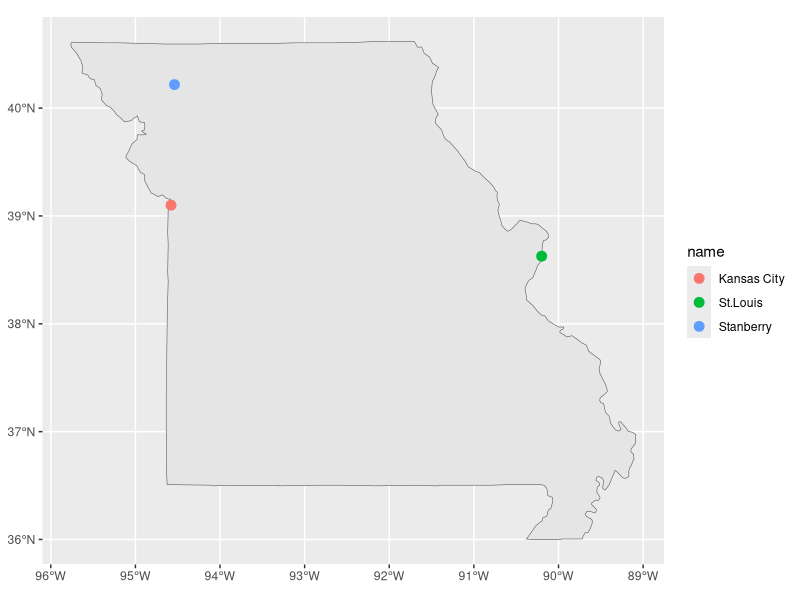

Source code (R):
## ---- chunk 1
knitr::opts_chunk$set(echo = TRUE)
library(ggplot2)
library(tidyverse)
library(sf)
library(maps)
## ---- chunk 2

Herbi <- msleep %>% 
 filter(name=="Asian elephant"|name=="African elephant")
Herbi

## ---- chunk 3

USA_map <-  maps::map("state", plot = FALSE, fill = TRUE)

USA_sf <- USA_map %>% 
  st_as_sf(crs = 4326)

MO_cities <- tibble(
  name = c("Stanberry", "St.Louis", "Kansas City"), 
  lat = c(40.2178, 38.6270, 39.0997), 
  lon = c(-94.5383, -90.1994, -94.5786)
)
MO_cities_sf <- MO_cities %>% 
   st_as_sf(coords=c("lon","lat"),crs=4326)

MO_sf <- USA_sf %>% 
 filter(ID == "missouri")
 ggplot() +
        geom_sf(data = MO_sf)+
   geom_sf(data = MO_cities_sf, aes(col = name), size = 3) 
